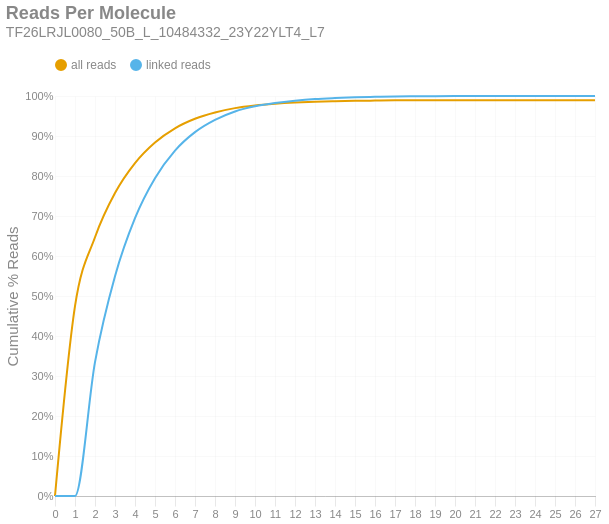

Notebook cell for this chart:
### Markdown cell above
### Reads per Molecule
This chart shows the cumulative distribution of the number of reads per linked molecule. That is, how many alignments are associated with a unique molecule. This excludes the number of reads associated with invalid or absent linked-read barcodes. The `linked` histogram is the percentages recalculated when disregarding singletons.

### Code cell
if SKIPLR:
    print_html(f"Skipped")
else:
    counts = np.bincount(valids['reads'].cast(pl.Int64).to_numpy())
    weighted = counts * np.arange(len(counts))
    all_perc = weighted / n_reads
    linked_perc = weighted / n_linked_reads
    linked_perc[1] = 0
    binned_df = pl.DataFrame({
        'readsper': list(range(len(counts))),
        'all reads (cumsum)': np.cumsum(all_perc).tolist(),
        'linked reads (cumsum)': np.cumsum(linked_perc).tolist(),
    })

    with SafeRender(binned_df):
        (
            density_plot(binned_df, 'Reads Per Molecule', samplename, 'readspmol')
            .encode(
                x=alt.X('readsper:O', title=None).axis(labelAngle=0).scale(padding=0),
                y=alt.Y('value:Q', title='Cumulative % Reads').axis(format='%').stack(False),
                color=alt.Color("key:N").scale(domain=["all reads", "linked reads"]),
                tooltip=[
                    alt.Tooltip("key:N", title="Data Type"),
                    alt.Tooltip("readsper:O", title="Reads Per Molecule"),
                    alt.Tooltip("value:Q", format=".2%", title="% Reads (Cum.)")
                ]            
            )
        ).display()

### Figure 1 — Vega-Lite specification as saved in the notebook (floating-point values rounded to 4 significant figures)
{"width": "container", "height": 400, "config": {"title": {"anchor": "start", "dy": -15, "fontSize": 18, "color": "#888888", "subtitleColor": "#888888", "subtitleFontSize": 14}, "arc": {"fill": "#0072B2"}, "axis": {"domainColor": "#888888", "domainWidth": 0.5, "gridWidth": 0.2, "grid": false, "titleFontWeight": 400, "titleFontSize": 15, "labelFontSize": 11, "labelColor": "#888888", "tickColor": "#888888", "tickWidth": 0.2, "titleColor": "#888888"}, "axisBand": {"grid": false}, "axisX": {"grid": true, "tickSize": 10, "domainCap": "round"}, "axisY": {"domain": false, "grid": true, "tickSize": 0, "domainCap": "round"}, "background": "transparent", "header": {"labelFontSize": 15, "labelColor": "#888888", "titleFontSize": 15, "titleFontWeight": 600, "titleColor": "#888888"}, "legend": {"labelFont": "sans-serif", "labelFontSize": 12, "labelColor": "#888888", "symbolSize": 100, "symbolType": "circle", "titleFontSize": 12, "titlePadding": 10, "titleColor": "#888888", "title": null, "orient": "top"}, "range": {"category": ["#E69F00", "#56B4E9", "#009E73", "#F0E442", "#0072B2", "#D55E00", "#CC79A7", "#000000"], "diverging": ["#cfe8f3", "#a2d4ec", "#73bfe2", "#46abdb", "#1696d2", "#12719e"]}, "area": {"fill": "#0072B2", "fillOpacity": 0.7, "line": true, "strokeOpacity": 0.7}, "line": {"color": "#0072B2", "stroke": "#0072B2", "strokeWidth": 2}, "trail": {"color": "#0072B2", "stroke": "#0072B2", "strokeWidth": 0, "size": 1}, "point": {"filled": true, "fillOpacity": 1.0, "size": 95}, "text": {"color": "#888888", "fontSize": 11, "align": "right", "fontWeight": 400, "size": 11}, "bar": {"fill": "#0072B2", "stroke": null}, "view": {"stroke": null, "continuousWidth": 660, "continuousHeight": 400}}, "data": {"name": "data-3f70612c515ec2bf769a8e240a169150"}, "mark": {"type": "line", "interpolate": "monotone", "point": {"opacity": 0, "size": 275}}, "encoding": {"color": {"field": "key", "scale": {"domain": ["all reads", "linked reads"]}, "type": "nominal"}, "tooltip": [{"field": "key", "title": "Data Type", "type": "nominal"}, {"field": "readsper", "title": "Reads Per Molecule", "type": "ordinal"}, {"field": "value", "format": ".2%", "title": "% Reads (Cum.)", "type": "quantitative"}], "x": {"axis": {"labelAngle": 0}, "field": "readsper", "scale": {"padding": 0}, "title": null, "type": "ordinal"}, "y": {"axis": {"format": "%"}, "field": "value", "stack": false, "title": "Cumulative % Reads", "type": "quantitative"}}, "params": [{"name": "param_c36ac31b6afebe62", "select": {"type": "point", "fields": ["key"]}, "bind": "legend"}], "title": {"text": "Reads Per Molecule", "subtitle": "TF26LRJL0080_50B_L_10484332_23Y22YLT4_L7"}, "transform": [{"fold": ["all reads (cumsum)", "linked reads (cumsum)"]}, {"calculate": "replace(datum.key, ' (cumsum)', '')", "as": "key"}, {"filter": {"param": "param_c36ac31b6afebe62"}}], "usermeta": {"embedOptions": {"downloadFileName": "TF26LRJL0080_50B_L_10484332_23Y22YLT4_L7.readspmol"}}, "$schema": "https://vega.github.io/schema/vega-lite/v6.4.1.json", "datasets": {"data-3f70612c515ec2bf769a8e240a169150": [{"readsper": 0, "all reads (cumsum)": 0.0, "linked reads (cumsum)": 0.0}, {"readsper": 1, "all reads (cumsum)": 0.4745, "linked reads (cumsum)": 0.0}, {"readsper": 2, "all reads (cumsum)": 0.6469, "linked reads (cumsum)": 0.3348}, {"readsper": 3, "all reads (cumsum)": 0.7575, "linked reads (cumsum)": 0.5494}, {"readsper": 4, "all reads (cumsum)": 0.8323, "linked reads (cumsum)": 0.6946}, {"readsper": 5, "all reads (cumsum)": 0.8837, "linked reads (cumsum)": 0.7945}, {"readsper": 6, "all reads (cumsum)": 0.9192, "linked reads (cumsum)": 0.8634}, {"readsper": 7, "all reads (cumsum)": 0.943, "linked reads (cumsum)": 0.9096}, {"readsper": 8, "all reads (cumsum)": 0.9588, "linked reads (cumsum)": 0.9402}, {"readsper": 9, "all reads (cumsum)": 0.9697, "linked reads (cumsum)": 0.9613}, {"readsper": 10, "all reads (cumsum)": 0.9763, "linked reads (cumsum)": 0.9741}, {"readsper": 11, "all reads (cumsum)": 0.9805, "linked reads (cumsum)": 0.9823}, {"readsper": 12, "all reads (cumsum)": 0.9835, "linked reads (cumsum)": 0.9881}, {"readsper": 13, "all reads (cumsum)": 0.9856, "linked reads (cumsum)": 0.9923}, {"readsper": 14, "all reads (cumsum)": 0.9869, "linked reads (cumsum)": 0.9948}, {"readsper": 15, "all reads (cumsum)": 0.9879, "linked reads (cumsum)": 0.9967}, {"readsper": 16, "all reads (cumsum)": 0.9885, "linked reads (cumsum)": 0.9979}, {"readsper": 17, "all reads (cumsum)": 0.9891, "linked reads (cumsum)": 0.999}, {"readsper": 18, "all reads (cumsum)": 0.9893, "linked reads (cumsum)": 0.9994}, {"readsper": 19, "all reads (cumsum)": 0.9894, "linked reads (cumsum)": 0.9997}, {"readsper": 20, "all reads (cumsum)": 0.9895, "linked reads (cumsum)": 0.9998}, {"readsper": 21, "all reads (cumsum)": 0.9895, "linked reads (cumsum)": 0.9998}, {"readsper": 22, "all reads (cumsum)": 0.9895, "linked reads (cumsum)": 0.9998}, {"readsper": 23, "all reads (cumsum)": 0.9896, "linked reads (cumsum)": 0.9999}, {"readsper": 24, "all reads (cumsum)": 0.9896, "linked reads (cumsum)": 0.9999}, {"readsper": 25, "all reads (cumsum)": 0.9896, "linked reads (cumsum)": 0.9999}, {"readsper": 26, "all reads (cumsum)": 0.9896, "linked reads (cumsum)": 0.9999}, {"readsper": 27, "all reads (cumsum)": 0.9896, "linked reads (cumsum)": 1.0}]}}
